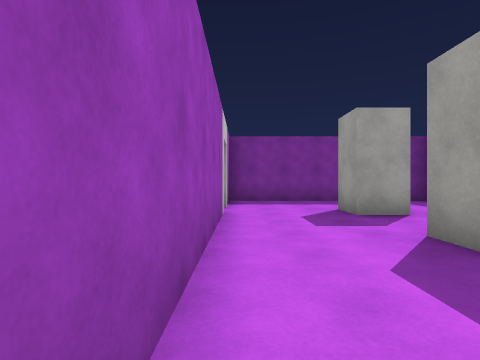
[1] (above)

16 first-person views from a walk through a Unity game level. The camera is 1.3 m above the floor, looks level and sees 80° across. The floor is counted in squares, 2 m on a side. Each view is taken from the middle of a square. On the plan, view 1 faces up. The plan holds only what a view shows up to about 9 squares ahead; the rest is blank. The place goes on beyond the plan. The player character is not drawn. Surface patterns are stand-ins for the level's own textures.

[2]
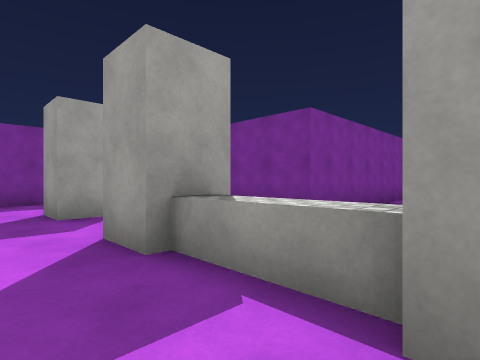

[3]
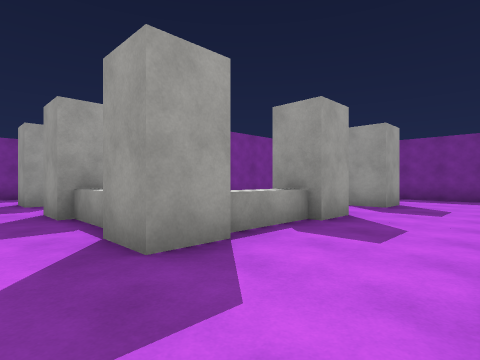

[4]
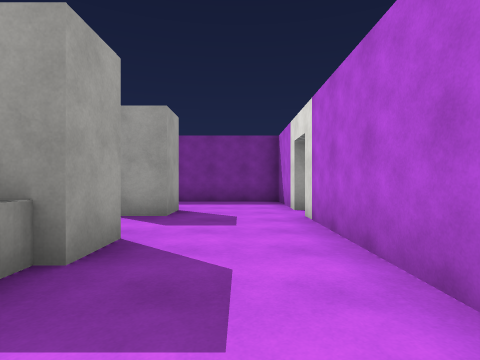

[5]
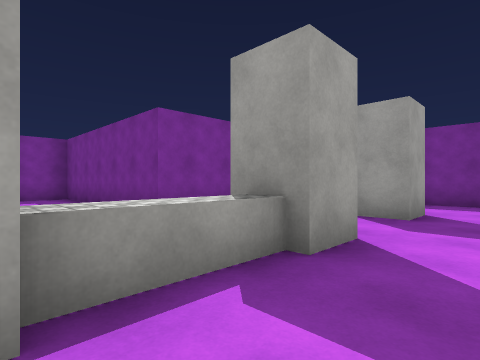

[6]
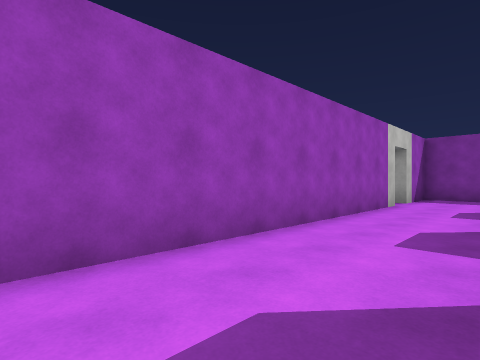

[7]
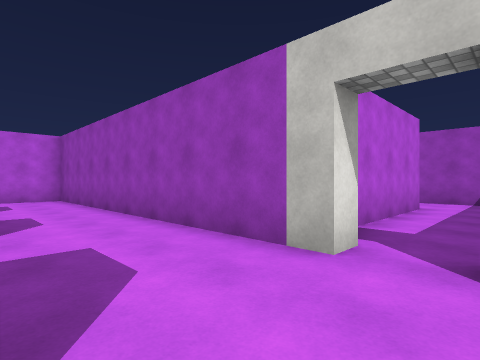

[8]
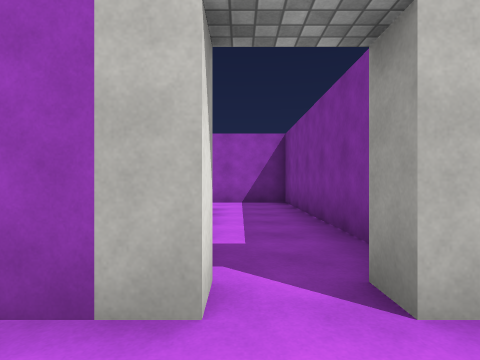

[9]
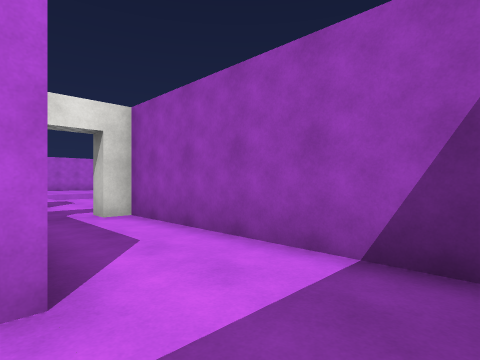

[10]
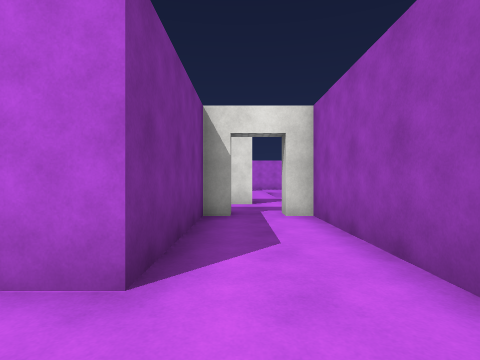

[11]
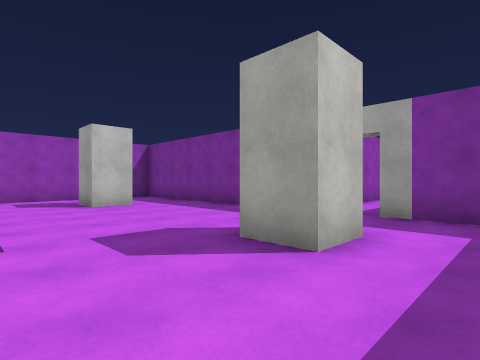

[12]
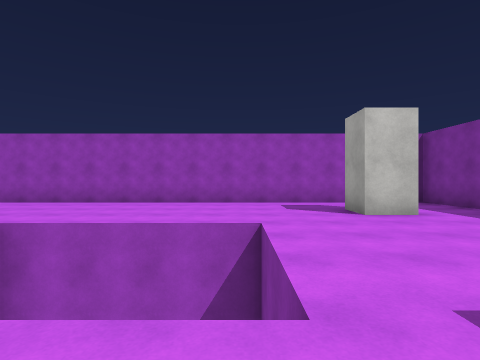

[13]
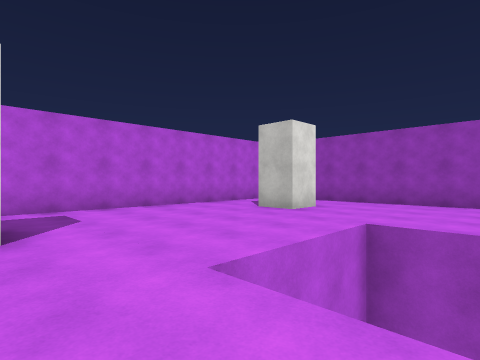

[14]
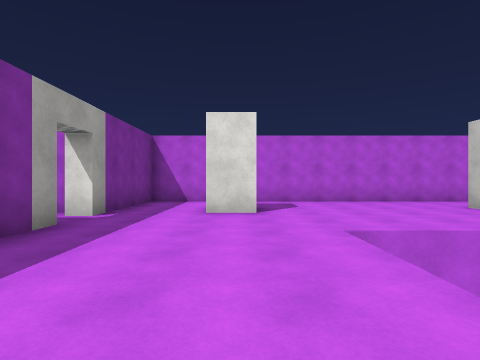

[15]
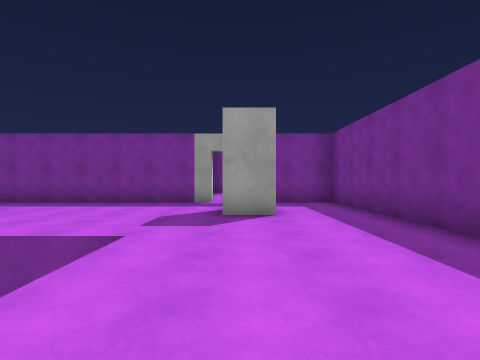

[16]
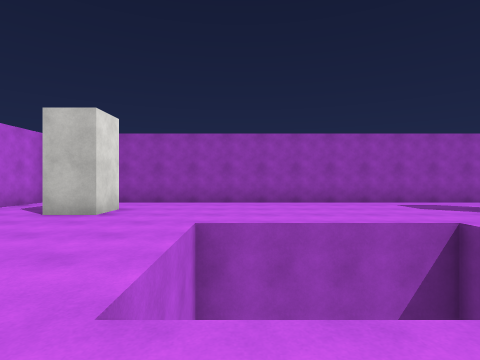

### Floor plan
Ten units are one square. View 1 is at (0, 0); x grows to the right and y downward. Boxes are objects, and circles mark ways between rooms. Rooms are numbered by the first view taken in them; rooms with no view inside come last. Other rooms are left out.
<svg viewBox="-148 -93 270 225">
<path fill="none" stroke="#000" d="M32 -23 22 -23 22 -34M33 7 22 7 22 -4M32 -53 22 -53 22 -64M63 7 52 7 52 -4M44 32 82 32M93 7 82 7 82 -2M-9 -58 -3 -58 -3 32 11 32M109 -28 57 -28 57 -81M58 -88 -3 -88 -3 -68 -9 -68M91 32 117 32 117 1M24 -4 24 -24M52 4 31 4M-19 -73 -73 -73 -73 -18 -68 -18M-53 -18 -53 -53 -20 -53M-124 97 -113 97 -113 108M-113 6 -113 17 -124 17M-64 97 -52 97M-64 7 -58 7M-142 127 -65 127M-53 6 -53 17 -64 17M-33 39 -33 -13 -59 -13M-33 83 -33 71M-68 -18 -68 -13 -143 -13 -143 110M-50 127 -33 127 -33 92M-59 -18 -53 -18"/>
<circle cx="-10" cy="-60" r="3" fill="#2a7"/>
<circle cx="-60" cy="-20" r="3" fill="#2a7"/>
<text x="40" y="-20">1</text>
<text x="-50" y="-60">2</text>
<text x="-110" y="60">3</text>
</svg>
Room 1 opens to room 2. Room 2 opens to room 3.

Where each view was taken, in squares from view 1:
view 1: 0 up, 0 right, facing up
view 2: 0 up, 1 right, facing up-right
view 3: 3 down, 1 right, facing up-right
view 4: 2 down, 3 right, facing right
view 5: 2 down, 3 right, facing up-right
view 6: 2 down, 2 right, facing up-left
view 7: 7 up, 2 right, facing down-left
view 8: 6 up, 1 right, facing left
view 9: 7 up, 5 left, facing down-left
view 10: 7 up, 6 left, facing down
view 11: 4 down, 4 left, facing up-left
view 12: 4 down, 6 left, facing left
view 13: 6 down, 6 left, facing down-left
view 14: 4 down, 6 left, facing down
view 15: 7 down, 6 left, facing up
view 16: 7 down, 6 left, facing left
